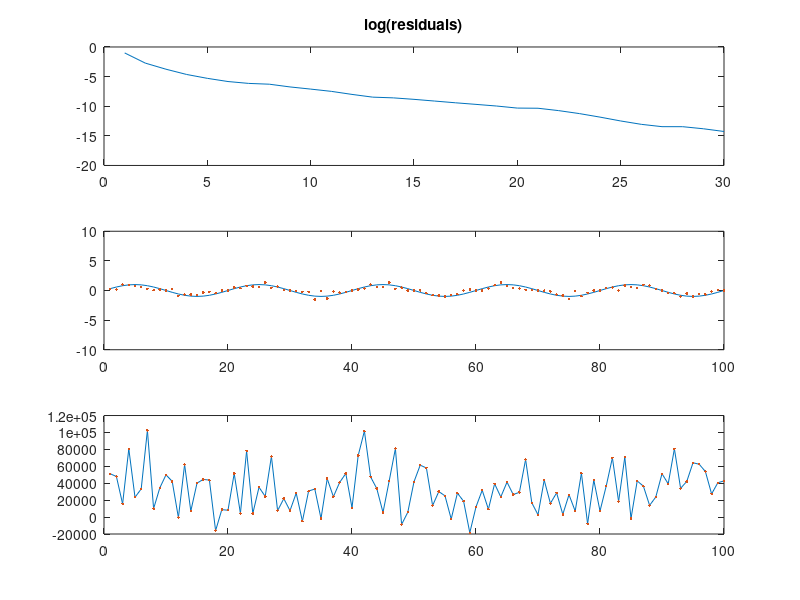
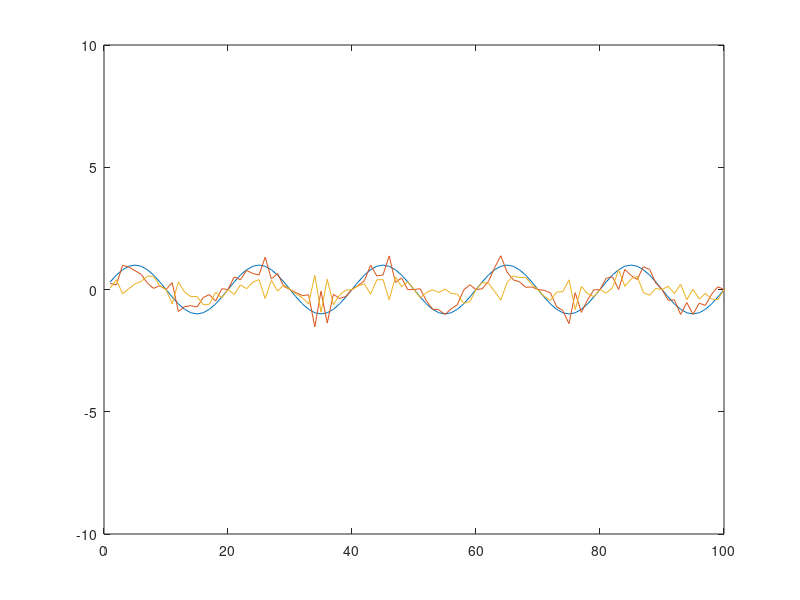
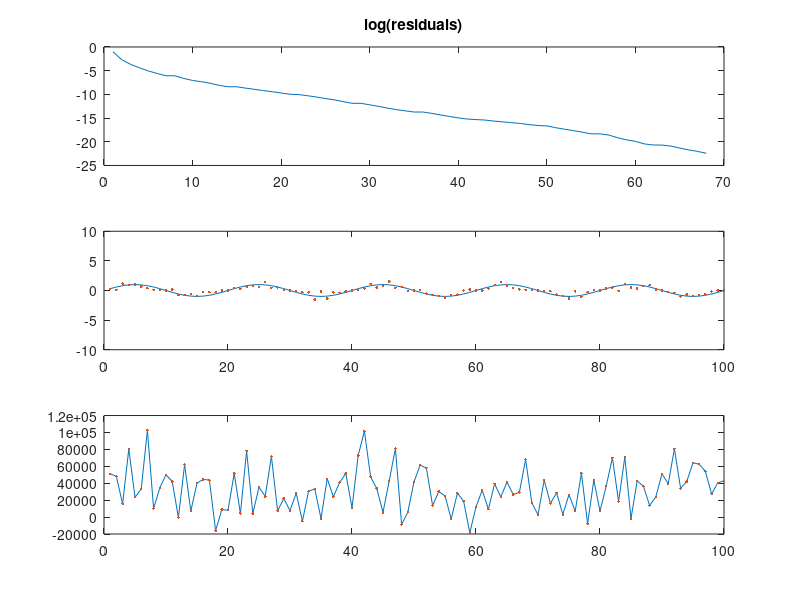
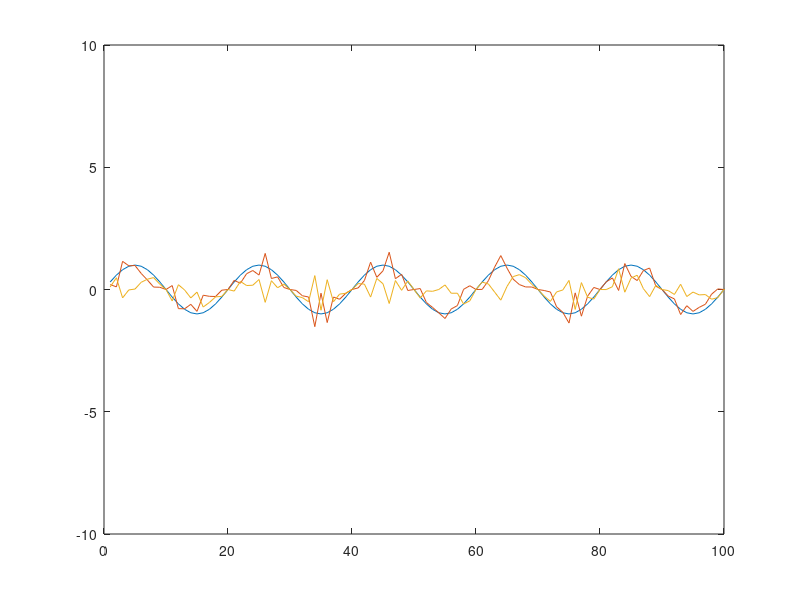

Source code (MATLAB) for these figures, in order: (Note: this script raises an error after producing the figures.)
function [x,rho,eta,nit]=cgtestwtcgls
% Testing Conjugate gradients algorithms with model and data
% preconditioner. Influence on outliers, prior information, and
% null space.
% Daniel Trad - UBC March-15 2000


%A=[1 2 3 4 5 1; 1 0 -1 0 2 1;2 5 2 1 1 1;1 1 1 1 1 1;1 -1 -1 1 1 1;2 3 3 6 8 9];
%A = [A A*2;A*3.3 A*4];
scaletst = 1e4;
A = rand(100,150)*scaletst;
[nn mm]=size(A);
conda=cond(A);


m=1:mm;m=m(:);
m=sin(m*pi*0.1);

%outliers
%m(10)=10;
%m(20)=-10;

b=A*m;
m0=zeros(mm,1);
Wd=ones(nn,1);   % Data Preconditioner 
Wm=ones(mm,1); % Model preconditioner
%Wm(10)=10;
%Wm(20)=-10;
Wm=abs(m);
tol=1e-6;
tm=1:mm;
t=1:nn;

[x,rho,eta,nit]=mywtcgls2(A,Wm,Wd,b,100,tol,1);
%x=x(:).*Wm(:); % testing going back to true model but should not do. 
nit
cg1=rho(nit)
figure(1);
subplot(311);plot(log(rho));figure(gcf);title('log(residuals)');
subplot(312);plot(tm,m,tm,x,'.');figure(gcf);axis([0 100 -10 10]);
subplot(313);plot(t,b,t,A*x,'.');figure(gcf);
figure(2);plot(tm,m,tm,x,tm,1*(m-x));axis([0 100 -10 10])

[x,rho,eta,nit]=mywtcgls3(A,Wm,Wd,b,100,tol,1);

nit
cg2=rho(nit)

figure(3);
subplot(311);plot(log(rho));figure(gcf);title('log(residuals)');
subplot(312);plot(tm,m,tm,x,'.');figure(gcf);axis([0 100 -10 10]);
subplot(313);plot(t,b,t,A*x,'.');figure(gcf);
figure(4);plot(tm,m,tm,x,tm,1*(m-x));axis([0 100 -10 10])

[xlsqr]=lsqr(A,b);
figure(5)
subplot(111);plot(tm,m,tm,xlsqr,tm,(m-xlsqr));axis([0 100 -10 10]);title('lsqr');
%display('cond of A');
%conda;
xcgsq=conjugateGradientsSquare(A'*A,A'*b,x,nit);
figure(4);
%subplot(311);plot(log(rho));figure(gcf);title('log(residuals)');
subplot(312);plot(tm,m,tm,xcgsq,'.');figure(gcf);axis([0 100 -10 10]);
subplot(313);plot(tm,A'*b,tm,A'*A*xcgsq,'.');figure(gcf);
%figure(4);plot(tm,m,tm,x,tm,1*(m-x));axis([0 100 -10 10])

return;
end

function [x] = conjugateGradientsSquare(A, b, x, iter)
    r = b - A * x;
    p = r;
    rsold = r' * r;

    for i = 1:iter
        Ap = A * p;
        alpha = rsold / (p' * Ap);
        x = x + alpha * p;
        r = r - alpha * Ap;
        rsnew = r' * r;
        if sqrt(rsnew) < 1e-6
              break;
        end
        p = r + (rsnew / rsold) * p;
        rsold = rsnew;
    end
end
function [x,rho,eta,nit] = mywtcgls2(L,Wm,Wd,b,k,tol,step)
% WTCGLS weighted conjugate gradients 
% [x,rho,eta,nit] = wtcgls(A,L,b,k,tol,step)
%
% Input - A - The matrix
% 	  L - The weighting matrix (must be square and well conditioned)
%	  b - rhs vector
%	  numit - number of iterations
%	  tol - Tolerance level for stopping if tol=0 GCV criteria is used
%         step - For very noisy data use step slightly less than one      
% Output - x -The solution
%	   rho - Misfit
%	   eta - Model Norm (p=2) 
% 
% E. Haber
%
% Changed rho and added step (Daniel Trad) 
%
if (nargin < 6 | isempty(step)) step=1; end 

% Initialization
[m,n] = size(L); 
normb0 = b'*b;

x = zeros(n,1);
g = zeros(n,1);
s = zeros(n,1);
z = zeros(n,1);

r = zeros(m,1);
r2 = zeros(m,1);

r  = Wd.*b;
r2 = r.*Wd;
g = L'*r2;
z = Wm.*g;
normb = z'*z;
s = z;
alphanumold = (z'*g);
% Iterate.
for j=1:k
  nit = j;
  w = Wd.*(L*s); 
  %alphanumold = (z'*g);
  alphaden = (w'*w);
  alpha = (alphanumold)/alphaden;

  x = x + step*alpha*s;  % x already has removed Wm because of alpha has
  r = r - step*alpha*w;
  r2 = r .* Wd;
  g = L'*r2;
  z = Wm.*g;
  rho(j)=(r2'*r2)/normb0;
  rho(j)
  %rho(j)= (z'*z)/normb;
  
  alphanum = (z'*g);
  beta = alphanum/alphanumold;
  alphanumold = alphanum;
  
  s = z + beta*s;
  eta(j)=(x'*x);
  if (rho(j) < tol) return;end
        
end
return;
end


function [x,rho,eta,nit] = mywtcgls3(L,Wm,Wd,b,k,tol,step)
% WTCGLS weighted conjugate gradients 
% [x,rho,eta,nit] = wtcgls(A,L,b,k,tol,step)
%
% Input - A - The matrix
% 	  L - The weighting matrix (must be square and well conditioned)
%	  b - rhs vector
%	  numit - number of iterations
%	  tol - Tolerance level for stopping if tol=0 GCV criteria is used
%         step - For very noisy data use step slightly less than one      
% Output - x -The solution
%	   rho - Misfit
%	   eta - Model Norm (p=2) 
%
if (nargin < 6 | isempty(step)) step=1; end 
eps =1e-3;
% Initialization
[m,n] = size(L);
z=m+n;
normr = b'*b;
norm0 = normr; % data size
normold = normr;

x = zeros(n,1);
g = zeros(n,1);
s = zeros(n,1);

r = zeros(z,1);
w = zeros(z,1);

r = [Wd.*b; zeros(size(x))];
g=Wm.*(L'*r(1:m)) + eps*r(m+1:z);
s=g;
alphanumold = (g'*g);
% Iterate.

for j=1:k
  nit = j;
  w(1:m) = Wd.*(L*(Wm.*s)); 
  w(m+1:z) = eps*s(1:n);
  alphaden = (w'*w);
  alpha = alphanumold/alphaden;
    
  x = x + step*alpha*s;  % x already has removed Wm because of alpha has
  r = r - step*alpha*w;
  r(1:m) = r(1:m).* Wd;
  eta(j)=x'*x;  
  g = L'*r(1:m);
  g = g .* Wm + eps*r(m+1:z);
  alphanum = (g'*g);
  beta = alphanum/alphanumold;
  alphanumold = alphanum;
  if (alphanum < eps) alphanum,nit=nit-1,break;end;   
  s = g + beta*s;
  rho(j)=(r'*r)/norm0;
  normr=rho(j);
  f = abs(normold-normr)/((normold+normr)/2);
  normold=normr;
  rms = sqrt(normr/z);
  if (f < tol) f; tol, break;end;
  if (rms<tol) rms, tol, break;end;
    
end;
x=x.*Wm;
return;
end


function [x,rho,eta,nit,Jd] = mywtcgls(A,L,b,k,tol,step)
% WTCGLS weighted conjugate gradients 
% [x,rho,eta,nit] = wtcgls(A,L,b,k,tol,step)
%
% Input - A - The matrix
% 	  L - The weighting matrix (must be square and well conditioned)
%	  b - rhs vector
%	  numit - number of iterations
%	  tol - Tolerance level for stopping if tol=0 GCV criteria is used
%         step - For very noisy data use step slightly less than one      
% Output - x -The solution
%	   rho - Misfit
%	   eta - Model Norm (p=2) 
% References: A. Bjorck, "Least Squares Methods", in P. G.
% Ciarlet & J. L Lions (Eds.), "Handbook of  Numerical Analysis,
% Vol. I", Elsevier, Amsterdam, 1990; p. 560.
% M. Hanke, "Regularization with differential operators.  An itera-
% tive approach", J. Numer. Funct. Anal. Optim. 13 (1992), 523-540.
% C. R. Vogel, "Solving ill-conditioned linear systems using the 
% conjugate gradient method", Report, Dept. of Mathematical
% Sciences, Montana State University, 1987.
% Modification of a code by Per Christian Hansen, 
%
% E. Haber
%
% Changed rho and added step (Daniel Trad) 
%
if (nargin < 6 | isempty(step)) step=1; end 
 
% Initialization
normb = norm(b);
normb2=norm(A'*b);

[m,n] = size(A); n1=max(size(L)); 
x = zeros(n,1);
r  = b - A*x;
s = A'*r;  
q1 = (L')\s;
q  = L\q1;
z  = q;
dq = s'*q;
z1 = q1; 
x1 = zeros(n1,1); 
k=min(k,m-1);
nit =k;

% Iterate.
for j=1:k
  Az  = A*z; 
  alpha = dq/(Az'*Az);
  x   = x + step*alpha*z;
  r   = r - step*alpha*Az; 
  Jd=r'*r;
  s = A'*r;
  q1  = (L')\s;
  q   = L\q1;
  dq2 = s'*q;
  beta = dq2/dq;
  dq  = dq2;
  z   = q + beta*z;
% Change rho to norm(A'r)/norm(A'b);
% Before rho(j) = norm(r)/normb;
  rho(j)=norm(s)/normb2;
  %[j,rho(j)] 
  x1 = x1 + alpha*z1; 
  z1 = q1 + beta*z1; 
  eta(j) = norm(x1);

  %if (j>1) if (rho(j)>rho(j-1)) step=step*0.5,end,end
  if (tol==0 & j>2), % GCV criteria
       in = length(rho);
       gcv = (rho.^2)./([n:-1:n-in+1].^2);
       if gcv(j-2)<gcv(j-1); 
         %fprintf('GCV Criteria was reached in iteration %d\n',j-1);
         nit = j-1;
         return; 
       end;
  elseif (tol~=0 & (rho(j) < tol)), 
        %fprintf('Convergence have been acheived at iteration # %d\n', j);
        nit=j;
        return;
  end;       
end
return;
end



